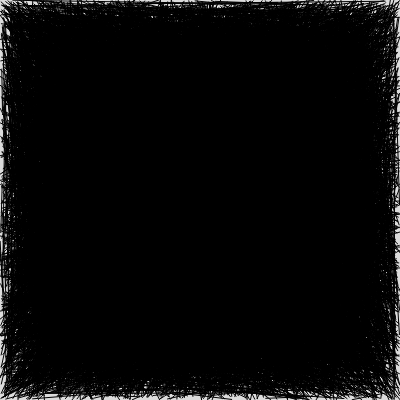
Frame 1 (no input)
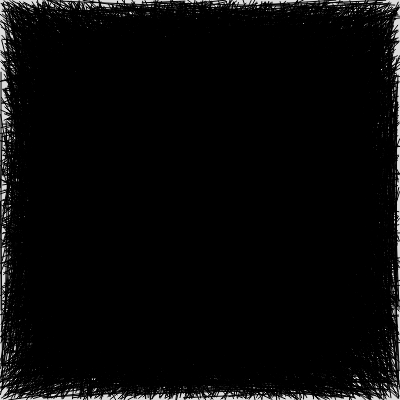
Frame 60 (no input)
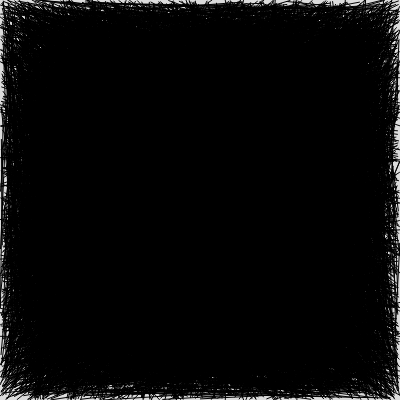
Frame 120 (the mouse pressed at the canvas centre since frame 60)

The p5.js sketch that drew these frames (run headless with seeded random() and noise() and a simulated clock; from frame 60 on, the mouse is pressed at the canvas centre):

// p5.js sketch
// ── sketch.js
function setup() {
  createCanvas(400, 400);
}

function draw() {
  background(220);
  for(let i = 0; i<10000;i++)
    line(random(400),random(400),random(400),random(400));
  
}
